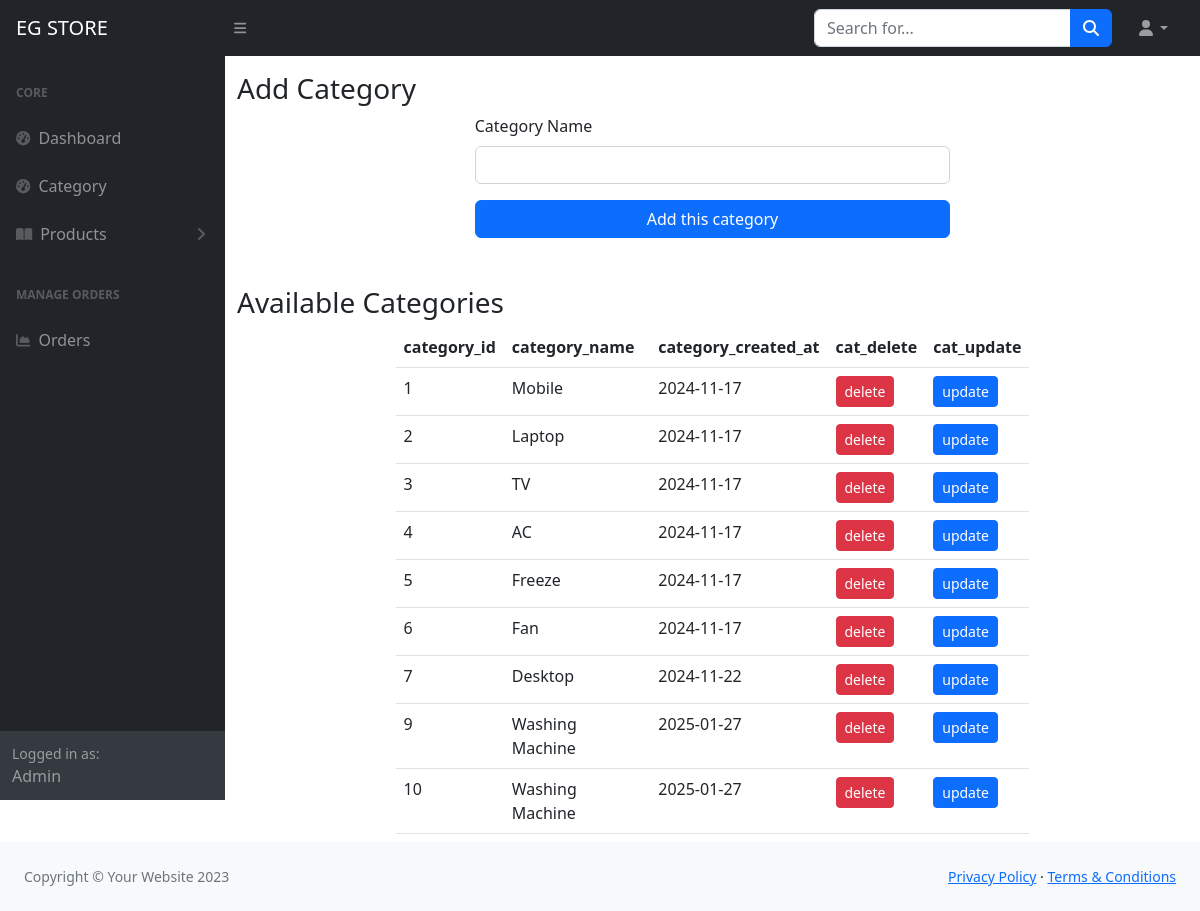
Page /Admin/add-category.php (signed in) on the committed database.
### tables this page shows
CREATE TABLE `category` (
  `cat_id` int(11) NOT NULL,
  `cat_name` varchar(100) NOT NULL,
  `cat_created_at` date NOT NULL DEFAULT current_timestamp()
);

### Admin/add-category.php (the view, shortened to what this page needs)
<?php
include("./layouts/header.php");
?>
        <div id="layoutSidenav">
        <?php include("./layouts/sidebar.php"); ?>
            <div id="layoutSidenav_content">
                <main>
                    <div class="container mt-3">
                        <h3>Add Category</h3>
                    </div>
                    <div class="container">
                        <form method="post">
                            <div class="col-6 mx-auto">
                                <div class="mb-3">
                                    <label class="form-label">Category Name</label>
                                    <input type="text" name="category_name" class="form-control">
                                </div>
                                <div class="mb-3">
                                    <div class="d-grid gap-2">
                                        <button
                                            type="submit"
                                            class="btn btn-primary"
                                        >
                                            Add this category
                                        </button>
                                    </div>
                                </div>
                            </div>
                        </form>
                    </div>
                    <div class="container my-5">
                        <div class="">
                            <h3>Available Categories</h3>
                        </div>
                        <div class="col-8 mx-auto">
                        <div
                            class="table-responsive"
                        >
                            <table
                                class="table"
                            >
                                <thead>
                                    <tr>
                                        <th scope="col">category_id</th>
                                        <th scope="col">category_name</th>
                                        <th scope="col">category_created_at</th>
                                        <th scope="col">cat_delete</th>
                                        <th scope="col">cat_update</th>
                                    </tr>
                                </thead>
                                <tbody>
                                    <?php
                                    $select_query=mysqli_query($conn, "SELECT * FROM `category` WHERE 1");
                                    if ($select_query) {
                                        while ($row = mysqli_fetch_assoc($select_query)) {
                                            ?>
                                                <tr class="">
                                                    <td scope="row"><?php echo $row['cat_id'];  ?></td>
                                                    <td><?php echo $row['cat_name'];  ?></td>
                                                    <td><?php echo $row['cat_created_at'];  ?></td>
                                                    <td><button class="btn btn-danger btn-sm">delete</button></td>
                                                    <td><button class="btn btn-primary btn-sm">update</button></td>
                                                </tr>
                                            <?php
                                        }
                                    }
                                    ?>
                                </tbody>
                            </table>
                        </div>
                        </div>
                    </div>
                </main>
            </div>
        </div>
<?php
include("./layouts/footer.php");
?>

### rows in the picture
category: cat_id "1", cat_name "Mobile", cat_created_at "2024-11-17"
category: cat_id "2", cat_name "Laptop", cat_created_at "2024-11-17"
category: cat_id "3", cat_name "TV", cat_created_at "2024-11-17"
category: cat_id "4", cat_name "AC", cat_created_at "2024-11-17"
category: cat_id "5", cat_name "Freeze", cat_created_at "2024-11-17"
category: cat_id "6", cat_name "Fan", cat_created_at "2024-11-17"
category: cat_id "7", cat_name "Desktop", cat_created_at "2024-11-22"
category: cat_id "9", cat_name "Washing Machine", cat_created_at "2025-01-27"
category: cat_id "10", cat_name "Washing Machine", cat_created_at "2025-01-27"

### other values in the picture
$site_title "EG STORE"
$_SESSION['admin']['name'] "Admin"
